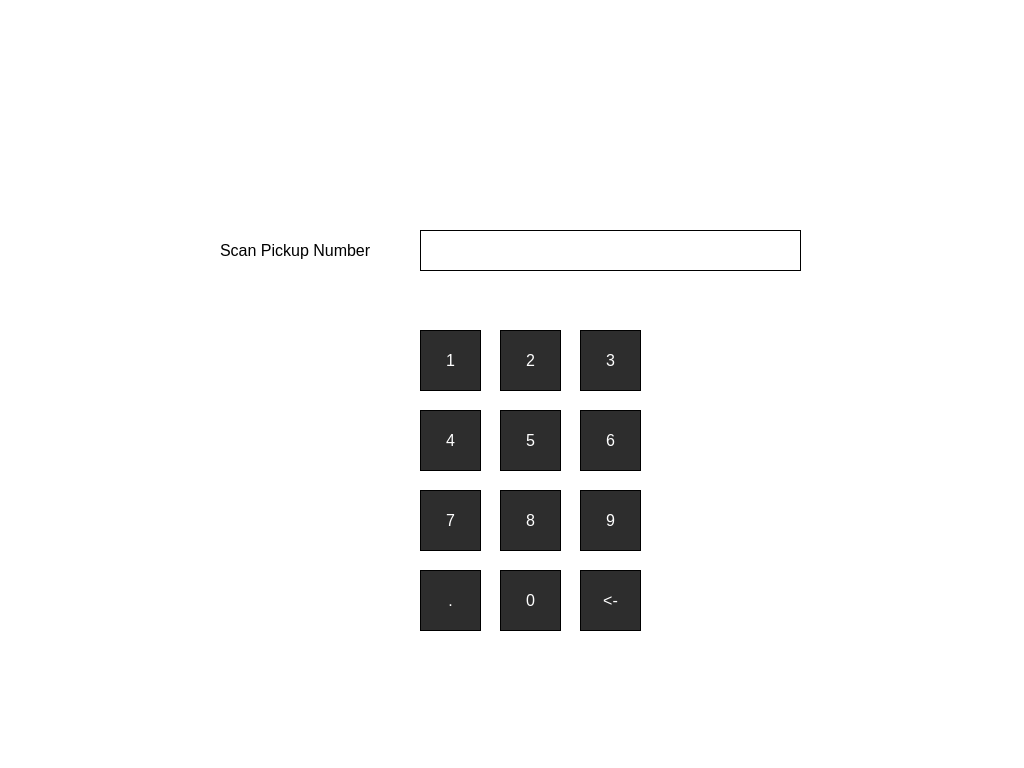
<?xml version="1.0" encoding="UTF-8"?>
<ui version="4.0">
 <class>ScanPickupNumber</class>
 <widget class="QWidget" name="ScanPickupNumber">
  <property name="geometry">
   <rect>
    <x>0</x>
    <y>0</y>
    <width>1024</width>
    <height>768</height>
   </rect>
  </property>
  <property name="font">
   <font>
    <pointsize>12</pointsize>
   </font>
  </property>
  <property name="windowTitle">
   <string>Form</string>
  </property>
  <property name="styleSheet">
   <string notr="true">background-color: rgb(255, 255, 255);</string>
  </property>
  <widget class="QLabel" name="logo">
   <property name="geometry">
    <rect>
     <x>720</x>
     <y>30</y>
     <width>281</width>
     <height>81</height>
    </rect>
   </property>
   <property name="autoFillBackground">
    <bool>false</bool>
   </property>
   <property name="text">
    <string/>
   </property>
   <property name="pixmap">
    <pixmap>img/Logo.png</pixmap>
   </property>
   <property name="scaledContents">
    <bool>true</bool>
   </property>
  </widget>
  <widget class="QLabel" name="label">
   <property name="geometry">
    <rect>
     <x>220</x>
     <y>230</y>
     <width>181</width>
     <height>41</height>
    </rect>
   </property>
   <property name="font">
    <font>
     <family>Arial</family>
     <pointsize>12</pointsize>
    </font>
   </property>
   <property name="focusPolicy">
    <enum>Qt::StrongFocus</enum>
   </property>
   <property name="autoFillBackground">
    <bool>false</bool>
   </property>
   <property name="text">
    <string>Scan Pickup Number</string>
   </property>
  </widget>
  <widget class="QLineEdit" name="pickupLineEdit">
   <property name="geometry">
    <rect>
     <x>420</x>
     <y>230</y>
     <width>381</width>
     <height>41</height>
    </rect>
   </property>
   <property name="font">
    <font>
     <family>Arial</family>
     <pointsize>12</pointsize>
    </font>
   </property>
   <property name="tabletTracking">
    <bool>true</bool>
   </property>
   <property name="autoFillBackground">
    <bool>false</bool>
   </property>
   <property name="styleSheet">
    <string notr="true">border: 1px solid black;</string>
   </property>
   <property name="frame">
    <bool>true</bool>
   </property>
   <property name="dragEnabled">
    <bool>false</bool>
   </property>
   <property name="readOnly">
    <bool>false</bool>
   </property>
  </widget>
  <widget class="QPushButton" name="nextButton">
   <property name="geometry">
    <rect>
     <x>840</x>
     <y>550</y>
     <width>151</width>
     <height>111</height>
    </rect>
   </property>
   <property name="styleSheet">
    <string notr="true">border: 1px solid white;</string>
   </property>
   <property name="text">
    <string/>
   </property>
   <property name="icon">
    <iconset>
     <normalon>img/NextArrow.png</normalon>
    </iconset>
   </property>
   <property name="iconSize">
    <size>
     <width>103</width>
     <height>105</height>
    </size>
   </property>
  </widget>
  <widget class="QPushButton" name="backButton">
   <property name="geometry">
    <rect>
     <x>30</x>
     <y>550</y>
     <width>151</width>
     <height>111</height>
    </rect>
   </property>
   <property name="styleSheet">
    <string notr="true">border: 1px solid white;</string>
   </property>
   <property name="text">
    <string/>
   </property>
   <property name="icon">
    <iconset>
     <normalon>img/BackArrow.png</normalon>
    </iconset>
   </property>
   <property name="iconSize">
    <size>
     <width>103</width>
     <height>105</height>
    </size>
   </property>
  </widget>
  <widget class="QPushButton" name="Button_1">
   <property name="geometry">
    <rect>
     <x>420</x>
     <y>330</y>
     <width>61</width>
     <height>61</height>
    </rect>
   </property>
   <property name="font">
    <font>
     <pointsize>12</pointsize>
    </font>
   </property>
   <property name="focusPolicy">
    <enum>Qt::NoFocus</enum>
   </property>
   <property name="styleSheet">
    <string notr="true">border: 1px solid black;
color: white;
background-color: rgb(45, 45, 45);</string>
   </property>
   <property name="text">
    <string>1</string>
   </property>
   <property name="autoDefault">
    <bool>false</bool>
   </property>
  </widget>
  <widget class="QPushButton" name="Button_2">
   <property name="geometry">
    <rect>
     <x>500</x>
     <y>330</y>
     <width>61</width>
     <height>61</height>
    </rect>
   </property>
   <property name="font">
    <font>
     <pointsize>12</pointsize>
    </font>
   </property>
   <property name="focusPolicy">
    <enum>Qt::NoFocus</enum>
   </property>
   <property name="styleSheet">
    <string notr="true">border: 1px solid black;
color: white;
background-color: rgb(45, 45, 45);</string>
   </property>
   <property name="text">
    <string>2</string>
   </property>
   <property name="autoDefault">
    <bool>false</bool>
   </property>
  </widget>
  <widget class="QPushButton" name="Button_3">
   <property name="geometry">
    <rect>
     <x>580</x>
     <y>330</y>
     <width>61</width>
     <height>61</height>
    </rect>
   </property>
   <property name="font">
    <font>
     <pointsize>12</pointsize>
    </font>
   </property>
   <property name="focusPolicy">
    <enum>Qt::NoFocus</enum>
   </property>
   <property name="styleSheet">
    <string notr="true">border: 1px solid black;
color: white;
background-color: rgb(45, 45, 45);</string>
   </property>
   <property name="text">
    <string>3</string>
   </property>
   <property name="autoDefault">
    <bool>false</bool>
   </property>
  </widget>
  <widget class="QPushButton" name="Button_4">
   <property name="geometry">
    <rect>
     <x>420</x>
     <y>410</y>
     <width>61</width>
     <height>61</height>
    </rect>
   </property>
   <property name="font">
    <font>
     <pointsize>12</pointsize>
    </font>
   </property>
   <property name="focusPolicy">
    <enum>Qt::NoFocus</enum>
   </property>
   <property name="styleSheet">
    <string notr="true">border: 1px solid black;
color: white;
background-color: rgb(45, 45, 45);</string>
   </property>
   <property name="text">
    <string>4</string>
   </property>
   <property name="autoDefault">
    <bool>false</bool>
   </property>
  </widget>
  <widget class="QPushButton" name="Button_7">
   <property name="geometry">
    <rect>
     <x>420</x>
     <y>490</y>
     <width>61</width>
     <height>61</height>
    </rect>
   </property>
   <property name="font">
    <font>
     <pointsize>12</pointsize>
    </font>
   </property>
   <property name="focusPolicy">
    <enum>Qt::NoFocus</enum>
   </property>
   <property name="styleSheet">
    <string notr="true">border: 1px solid black;
color: white;
background-color: rgb(45, 45, 45);</string>
   </property>
   <property name="text">
    <string>7</string>
   </property>
   <property name="autoDefault">
    <bool>false</bool>
   </property>
  </widget>
  <widget class="QPushButton" name="Button_6">
   <property name="geometry">
    <rect>
     <x>580</x>
     <y>410</y>
     <width>61</width>
     <height>61</height>
    </rect>
   </property>
   <property name="font">
    <font>
     <pointsize>12</pointsize>
    </font>
   </property>
   <property name="focusPolicy">
    <enum>Qt::NoFocus</enum>
   </property>
   <property name="styleSheet">
    <string notr="true">border: 1px solid black;
color: white;
background-color: rgb(45, 45, 45);</string>
   </property>
   <property name="text">
    <string>6</string>
   </property>
   <property name="autoDefault">
    <bool>false</bool>
   </property>
  </widget>
  <widget class="QPushButton" name="Button_5">
   <property name="geometry">
    <rect>
     <x>500</x>
     <y>410</y>
     <width>61</width>
     <height>61</height>
    </rect>
   </property>
   <property name="font">
    <font>
     <pointsize>12</pointsize>
    </font>
   </property>
   <property name="focusPolicy">
    <enum>Qt::NoFocus</enum>
   </property>
   <property name="styleSheet">
    <string notr="true">border: 1px solid black;
color: white;
background-color: rgb(45, 45, 45);</string>
   </property>
   <property name="text">
    <string>5</string>
   </property>
   <property name="autoDefault">
    <bool>false</bool>
   </property>
  </widget>
  <widget class="QPushButton" name="Button_8">
   <property name="geometry">
    <rect>
     <x>500</x>
     <y>490</y>
     <width>61</width>
     <height>61</height>
    </rect>
   </property>
   <property name="font">
    <font>
     <pointsize>12</pointsize>
    </font>
   </property>
   <property name="focusPolicy">
    <enum>Qt::NoFocus</enum>
   </property>
   <property name="styleSheet">
    <string notr="true">border: 1px solid black;
color: white;
background-color: rgb(45, 45, 45);</string>
   </property>
   <property name="text">
    <string>8</string>
   </property>
   <property name="autoDefault">
    <bool>false</bool>
   </property>
  </widget>
  <widget class="QPushButton" name="Button_9">
   <property name="geometry">
    <rect>
     <x>580</x>
     <y>490</y>
     <width>61</width>
     <height>61</height>
    </rect>
   </property>
   <property name="font">
    <font>
     <pointsize>12</pointsize>
    </font>
   </property>
   <property name="focusPolicy">
    <enum>Qt::NoFocus</enum>
   </property>
   <property name="styleSheet">
    <string notr="true">border: 1px solid black;
color: white;
background-color: rgb(45, 45, 45);</string>
   </property>
   <property name="text">
    <string>9</string>
   </property>
   <property name="autoDefault">
    <bool>false</bool>
   </property>
  </widget>
  <widget class="QPushButton" name="Button_0">
   <property name="geometry">
    <rect>
     <x>500</x>
     <y>570</y>
     <width>61</width>
     <height>61</height>
    </rect>
   </property>
   <property name="font">
    <font>
     <pointsize>12</pointsize>
    </font>
   </property>
   <property name="focusPolicy">
    <enum>Qt::NoFocus</enum>
   </property>
   <property name="styleSheet">
    <string notr="true">border: 1px solid black;
color: white;
background-color: rgb(45, 45, 45);</string>
   </property>
   <property name="text">
    <string>0</string>
   </property>
   <property name="autoDefault">
    <bool>false</bool>
   </property>
  </widget>
  <widget class="QPushButton" name="Button_back">
   <property name="geometry">
    <rect>
     <x>580</x>
     <y>570</y>
     <width>61</width>
     <height>61</height>
    </rect>
   </property>
   <property name="font">
    <font>
     <pointsize>12</pointsize>
    </font>
   </property>
   <property name="focusPolicy">
    <enum>Qt::NoFocus</enum>
   </property>
   <property name="styleSheet">
    <string notr="true">border: 1px solid black;
color: white;
background-color: rgb(45, 45, 45);</string>
   </property>
   <property name="text">
    <string>&lt;-</string>
   </property>
   <property name="autoDefault">
    <bool>false</bool>
   </property>
  </widget>
  <widget class="QPushButton" name="Button_dot">
   <property name="geometry">
    <rect>
     <x>420</x>
     <y>570</y>
     <width>61</width>
     <height>61</height>
    </rect>
   </property>
   <property name="font">
    <font>
     <pointsize>12</pointsize>
    </font>
   </property>
   <property name="focusPolicy">
    <enum>Qt::NoFocus</enum>
   </property>
   <property name="styleSheet">
    <string notr="true">border: 1px solid black;
color: white;
background-color: rgb(45, 45, 45);</string>
   </property>
   <property name="text">
    <string>.</string>
   </property>
   <property name="autoDefault">
    <bool>false</bool>
   </property>
  </widget>
 </widget>
 <resources/>
 <connections/>
</ui>
